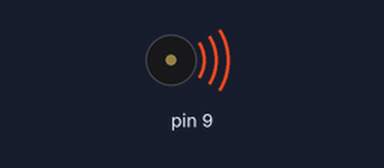
Simulated run of this sketch. Board: Arduino Uno, built with avr-gcc and run on an emulated ATmega328P. Parts: buzzer (waves = sounding). At 42.3 s the program stops and its outputs stay as they are.

Above: at 0.1 s.
Timing chart, 0 to 42.9 s (numbered marks = the images above):
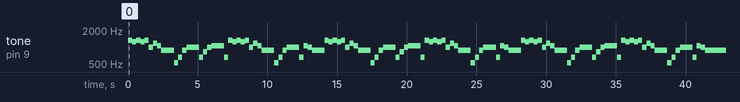

Measured:
- by itself, tone on pin 9: plays 1318 Hz for 0.30 s, 1244 Hz for 0.30 s, 1318 Hz for 0.30 s, 1244 Hz for 0.30 s, 1318 Hz for 0.30 s, 987 Hz for 0.30 s … (105 notes in this stretch)

The sketch:

C24-8.ino
```cpp
#define Me2 1318.510
#define Le2s 1244.508
#define Si 987.7666
#define Le2 1174.659
#define Do2 1046.502
#define Lal 880
#define Dol 523.2511
#define Mel 659.2551
#define Solls 830.6094
#define DELAY 300
#define Um 200
#define Umm2 800
#define sw1 2


void setup() {
  while(1){
  int melody[]={Me2,Le2s,Me2,Le2s,Me2,Si,Le2,Do2,Lal,Dol,Mel,Lal,Si,Mel,Solls,Si,Do2,Mel,Me2,Le2s,Me2,Le2s,Me2,Si,Le2,Do2,Lal,Dol,Mel,Lal,Si,Mel,Do2,Si,Lal};
  int length[]={Um,Um,Um,Um,Um,Um,Um,Um,Umm2,Um,Um,Um,Umm2,Um,Um,Um,Umm2,Um,Um,Um,Um,Um,Um,Um,Um,Um,Umm2,Um,Um,Um,Umm2,Um,Um,Um,Umm2};
  pinMode(2,INPUT);
  pinMode(9,OUTPUT);

  for(int i=0; i<35; i++)
  {
    tone(9, melody[i]); delay(length[i]);
    noTone(3); delay(100);
  }
}
}
void loop() {


}
```
